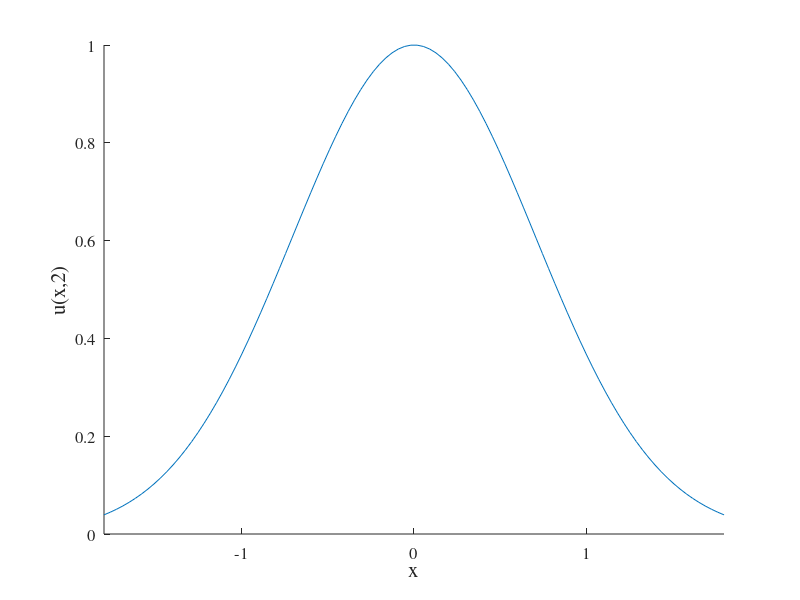
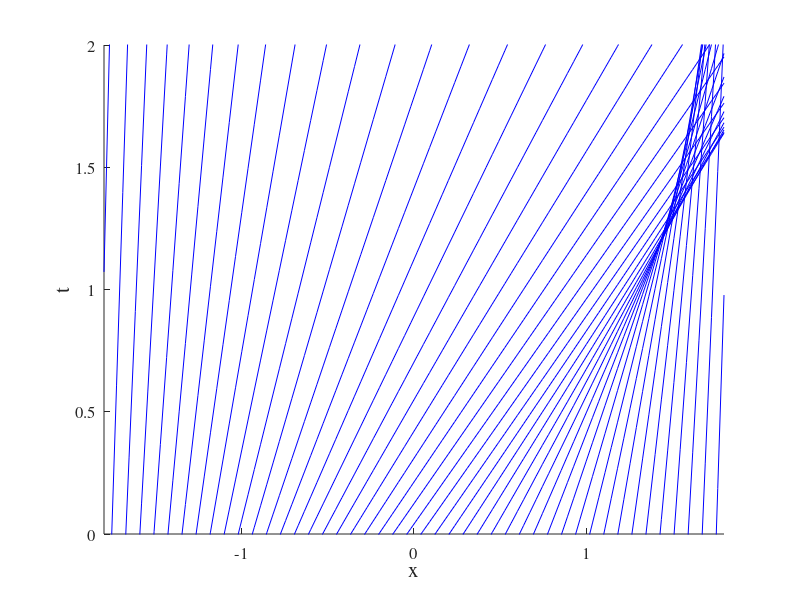

MATLAB code to generate these figures, in order: (Note: this script raises an error after producing the figures.)
clc; clear all; close all;
% Root finder for Part 1
x_mesh = linspace(-1.8, 1.8, 100);
x0_list = zeros(1, length(x_mesh));
t = 0 ;
%fun1 = @(x0, x) (x - x0) .* exp(x0.^2);

for i = 1:length(x_mesh)
x = x_mesh(i);
fun = @(x0) x0 - x + t * exp(-x0^2);
x0_list(i) = fzero(fun, x);

end
u = exp(-x0_list.^2);
figure
hold on
plot(x_mesh, u)
set(gca, 'FontSize', [12], 'FontName', 'Times')
set(gcf,'color','w');
xlabel('x', 'FontSize', 15)
ylabel('u(x,2)', 'FontSize', 15)
axis([-1.8 1.8 0 1])

hold off
%export_fig hw_13_plot7.pdf
%% Characteristic Lines for Part 1
figure
hold on
for x0 = linspace(-2, 2, 50)
    t = (x_mesh - x0) .* exp(x0.^2);
    plot(x_mesh,t, 'Color', 'b')

    xlabel('x')
    ylabel('t')
end
    axis([-1.8 1.8 0 2])
set(gca, 'FontSize', [12], 'FontName', 'Times')
set(gcf,'color','w');
xlabel('x', 'FontSize', 15)
ylabel('t', 'FontSize', 15)
hold off
export_fig hw_13_plot1.pdf

%% Characteristic Lines for Part 2
clc; clear all; close all;

x_mesh = linspace(-1.8, 1.8, 100);

figure
hold on
for x0 = linspace(-2, 2, 50)
    t = (x_mesh - x0) .* ((1 + x0^2)^2);
    plot(x_mesh,t, 'Color', 'b')

    xlabel('x')
    ylabel('t')
end
set(gca, 'FontSize', [12], 'FontName', 'Times')
set(gcf,'color','w');
xlabel('x', 'FontSize', 15)
ylabel('t', 'FontSize', 15)
axis([1.1 1.15 .9 1])
hold off
export_fig hw_13_plot9.pdf
